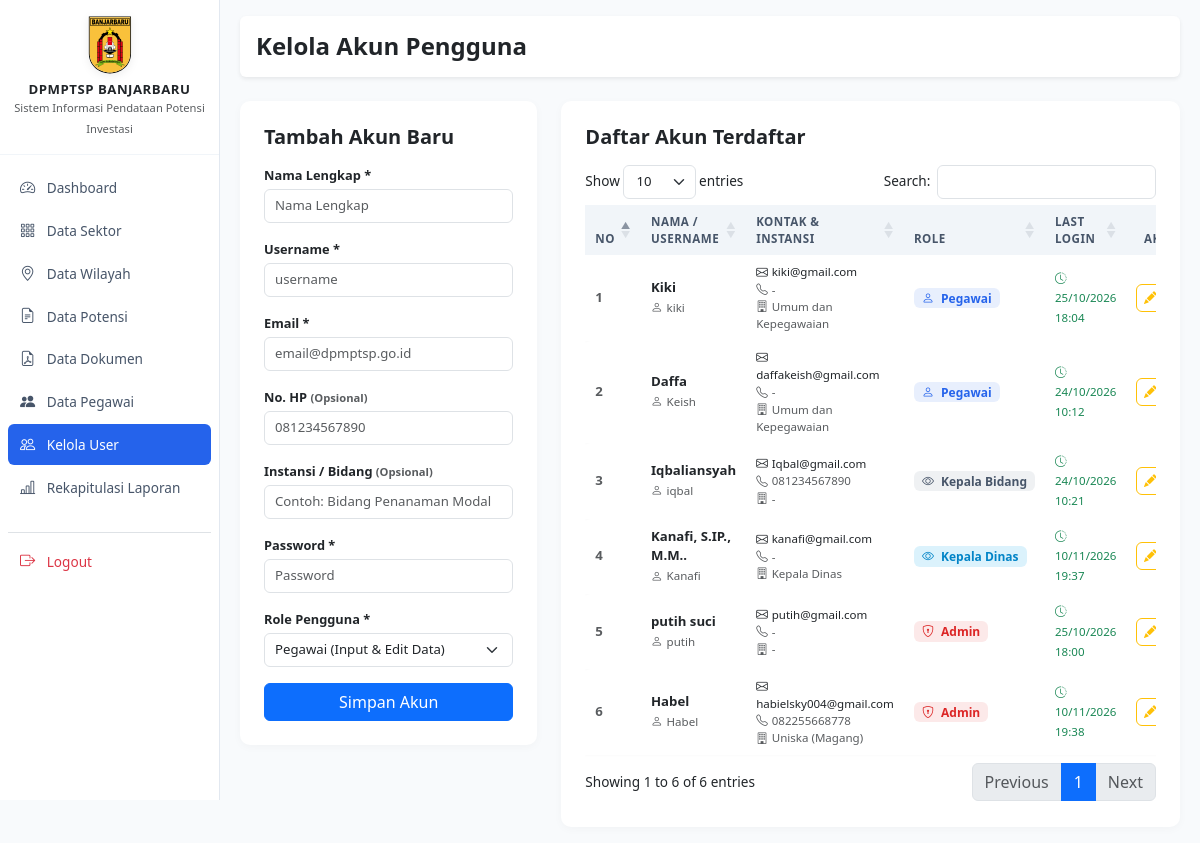
Before: /admin/users.php (signed in) with the older database file.
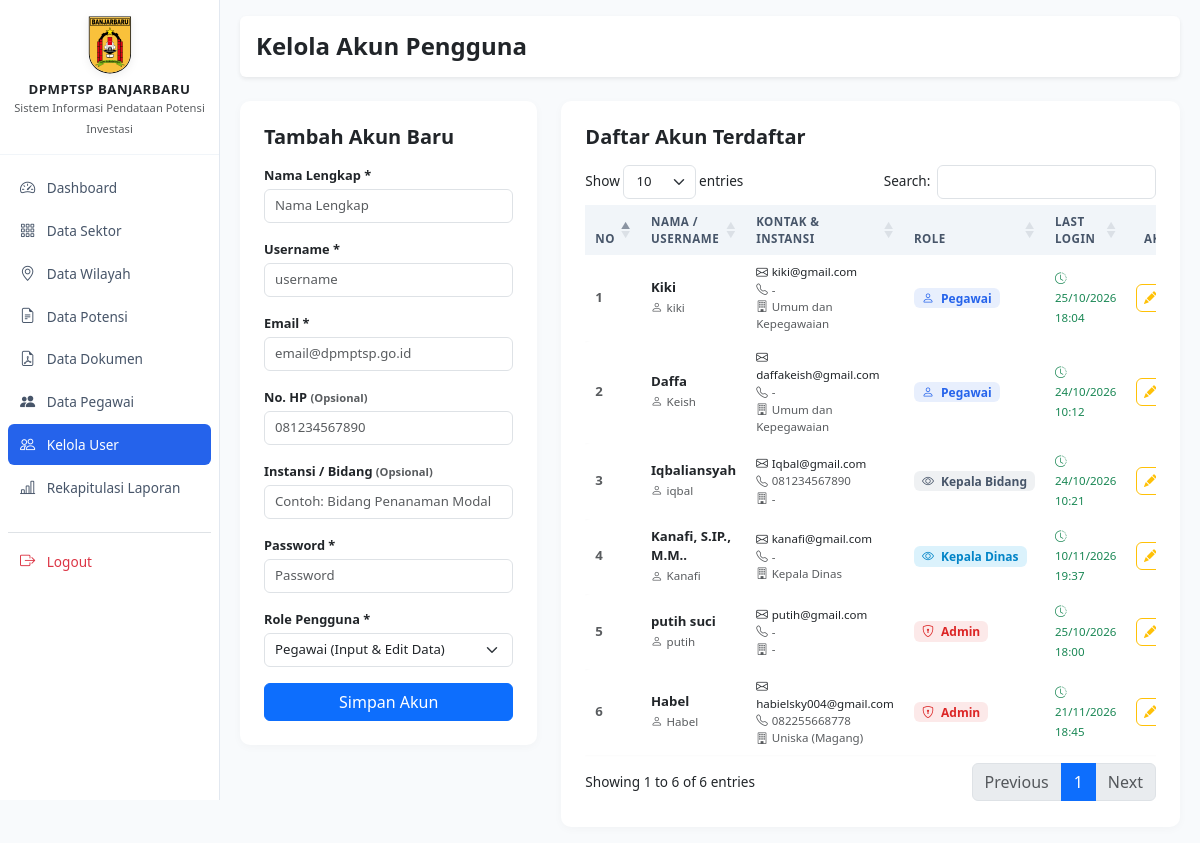
After: the same page with the newer database file.
### tables this page shows
CREATE TABLE `users` (
  `id_user` int unsigned NOT NULL AUTO_INCREMENT,
  `nama` varchar(100) NOT NULL,
  `username` varchar(50) DEFAULT NULL,
  `email` varchar(150) NOT NULL,
  `password` varchar(255) NOT NULL,
  `role` enum('admin','pegawai','kadis','kabid') NOT NULL DEFAULT 'pegawai',
  `no_hp` varchar(20) DEFAULT NULL,
  `instansi` varchar(150) DEFAULT NULL,
  `status` enum('pending','aktif','nonaktif') NOT NULL DEFAULT 'pending',
  `last_login` datetime DEFAULT NULL,
  `created_at` timestamp NULL DEFAULT CURRENT_TIMESTAMP,
  `updated_at` timestamp NULL DEFAULT CURRENT_TIMESTAMP ON UPDATE CURRENT_TIMESTAMP,
  `reset_otp` varchar(6) DEFAULT NULL,
  `otp_expiry` datetime DEFAULT NULL,
  PRIMARY KEY (`id_user`),
  UNIQUE KEY `email` (`email`),
  UNIQUE KEY `username` (`username`)
);

### admin/users.php (the view, shortened to what this page needs)
<?php
require_once '../config/database.php';
$users = $pdo->query("SELECT id_user, nama, username, email, role, no_hp, instansi, status, last_login, created_at FROM users ORDER BY id_user DESC")->fetchAll();
?>
<!DOCTYPE html>
<html lang="id">
<head>
</head>
<body>
<div class="wrapper">
    <?php require_once '../includes/sidebar.php'; ?>
    <div id="content">
        <div class="d-flex justify-content-between align-items-center mb-4 bg-white p-3 rounded shadow-sm">
            <h4 class="m-0 fw-bold">Kelola Akun Pengguna</h4>
        </div>
        <div class="row">
            <div class="col-md-4">
                <div class="card card-modern p-4">
                    <h5 class="fw-bold mb-3">Tambah Akun Baru</h5>
                    <form method="POST">
                        <div class="mb-3">
                            <label class="form-label">Nama Lengkap *</label>
                            <input type="text" name="nama" class="form-control" required placeholder="Nama Lengkap">
                        </div>
                        <div class="mb-3">
                            <label class="form-label">Username *</label>
                            <input type="text" name="username" class="form-control" required placeholder="username">
                        </div>
                        <div class="mb-3">
                            <label class="form-label">Email *</label>
                            <input type="email" name="email" class="form-control" required placeholder="email@dpmptsp.go.id">
                        </div>
                        <div class="mb-3">
                            <label class="form-label">No. HP <small class="text-muted">(Opsional)</small></label>
                            <input type="text" name="no_hp" class="form-control" placeholder="081234567890">
                        </div>
                        <div class="mb-3">
                            <label class="form-label">Instansi / Bidang <small class="text-muted">(Opsional)</small></label>
                            <input type="text" name="instansi" class="form-control" placeholder="Contoh: Bidang Penanaman Modal">
                        </div>
                        <div class="mb-3">
                            <label class="form-label">Password *</label>
                            <input type="password" name="password" class="form-control" required placeholder="Password">
                        </div>
                        <div class="mb-3">
                            <label class="form-label">Role Pengguna *</label>
                            <select name="role" class="form-select" required>
                                <option value="pegawai" selected>Pegawai (Input & Edit Data)</option>
                            </select>
                        </div>
                        <button type="submit" name="tambah_user" class="btn btn-primary w-100">Simpan Akun</button>
                    </form>
                </div>
            </div>
            <div class="col-md-8">
                <div class="card card-modern p-4">
                    <h5 class="fw-bold mb-3">Daftar Akun Terdaftar</h5>
                    <div class="table-responsive">
                        <table id="tableUsers" class="table table-modern align-middle w-100">
                            <thead>
                                <tr>
                                    <th width="5%">No</th>
                                    <th>Nama / Username</th>
                                    <th>Kontak & Instansi</th>
                                    <th>Role</th>
                                    <th>Last Login</th>
                                    <th class="text-center" width="12%">Aksi</th>
                                </tr>
                            </thead>
                            <tbody>
                                <?php $no = 1; foreach ($users as $u): ?>
                                <tr>
                                    <td class="fw-semibold text-muted"><?= $no++ ?></td>
                                    <td>
                                        <div class="fw-bold text-dark"><?= htmlspecialchars($u['nama']) ?></div>
                                        <small class="text-muted"><i class="bi bi-person me-1"></i><?= htmlspecialchars($u['username'] ?? '-') ?></small>
                                    </td>
                                    <td>
                                        <small class="d-block text-dark"><i class="bi bi-envelope me-1"></i><?= htmlspecialchars($u['email']) ?></small>
                                        <small class="d-block text-muted"><i class="bi bi-telephone me-1"></i><?= htmlspecialchars($u['no_hp'] ?? '-') ?></small>
                                        <small class="d-block text-muted"><i class="bi bi-building me-1"></i><?= htmlspecialchars($u['instansi'] ?? '-') ?></small>
                                    </td>
                                    <td>
                                        <?php if ($u['role'] === 'admin'): ?>
                                            <span class="badge badge-soft-danger px-2 py-1"><i class="bi bi-shield-lock me-1"></i> Admin</span>
                                        <?php elseif ($u['role'] === 'pegawai'): ?>
                                            <span class="badge badge-soft-primary px-2 py-1"><i class="bi bi-person me-1"></i> Pegawai</span>
                                        <?php elseif ($u['role'] === 'kadis'): ?>
                                            <span class="badge badge-soft-info px-2 py-1"><i class="bi bi-eye me-1"></i> Kepala Dinas</span>
                                        <?php elseif ($u['role'] === 'kabid'): ?>
                                            <span class="badge badge-soft-secondary px-2 py-1"><i class="bi bi-eye me-1"></i> Kepala Bidang</span>
                                        <?php else: ?>
                                            <span class="badge badge-soft-secondary px-2 py-1"><?= strtoupper($u['role']) ?></span>
                                        <?php endif; ?>
                                    </td>
                                    <td>
                                        <?php if (!empty($u['last_login'])): ?>
                                            <small class="text-success fw-medium"><i class="bi bi-clock-history me-1"></i><?= date('d/m/Y H:i', strtotime($u['last_login'])) ?></small>
                                        <?php else: ?>
                                            <small class="text-muted">Belum pernah</small>
                                        <?php endif; ?>
                                    </td>
                                    <td class="text-center">
                                        <div class="d-flex gap-1 justify-content-center">
                                            <button class="btn btn-sm btn-outline-warning btn-action btn-edit-user"
                                                    data-id="<?= $u['id_user'] ?>"
                                                    data-nama="<?= htmlspecialchars($u['nama']) ?>"
                                                    data-username="<?= htmlspecialchars($u['username'] ?? '') ?>"
                                                    data-email="<?= htmlspecialchars($u['email']) ?>"
                                                    data-nohp="<?= htmlspecialchars($u['no_hp'] ?? '') ?>"
                                                    data-instansi="<?= htmlspecialchars($u['instansi'] ?? '') ?>"
                                                    data-role="<?= htmlspecialchars($u['role']) ?>"
                                                    data-bs-toggle="modal" data-bs-target="#modalEditUser" title="Edit">
                                                <i class="bi bi-pencil-fill"></i>
                                            </button>
                                        </div>
                                    </td>
                                </tr>
                                <?php endforeach; ?>
                            </tbody>
                        </table>
                    </div>
                </div>
            </div>
        </div>
    </div>
</div>
</body>
</html>

### includes/sidebar.php (shortened to what this page needs)
<?php
$current_page     = basename($_SERVER['PHP_SELF']);
$user_role        = $_SESSION['role'] ?? '';
$can_manage_users = ($user_role === 'admin');
?>
<link href="https://cdn.jsdelivr.net/npm/bootstrap@5.3.0/dist/css/bootstrap.min.css" rel="stylesheet">
<link href="https://cdn.jsdelivr.net/npm/bootstrap-icons@1.10.5/font/bootstrap-icons.css" rel="stylesheet">
<link rel="stylesheet" href="https://cdn.datatables.net/1.13.6/css/dataTables.bootstrap5.min.css">
<nav id="sidebar">
    <div class="sidebar-header text-center">
        <img src="../assets/img/Lambang_Kota_Banjarbaru.svg"
             alt="Logo Kota Banjarbaru"
             class="sidebar-logo mb-2"
             onerror="this.onerror=null; this.src='https://upload.wikimedia.org/wikipedia/commons/f/f6/Lambang_Kota_Banjarbaru.svg';">
        <h6 class="m-0 fw-bold text-dark" style="font-size: 0.825rem; letter-spacing: 0.5px;">DPMPTSP BANJARBARU</h6>
        <small class="text-muted" style="font-size: 0.7rem;">Sistem Informasi Pendataan Potensi Investasi</small>
    </div>
    <ul class="list-unstyled components">
        <li class="<?= $current_page === 'dashboard.php' ? 'active' : '' ?>">
            <a href="dashboard.php"><i class="bi bi-speedometer2"></i> Dashboard</a>
        </li>
        <li class="<?= $current_page === 'sektor.php' ? 'active' : '' ?>">
            <a href="sektor.php"><i class="bi bi-grid-3x3-gap"></i> Data Sektor</a>
        </li>
        <li class="<?= $current_page === 'wilayah.php' ? 'active' : '' ?>">
            <a href="wilayah.php"><i class="bi bi-geo-alt"></i> Data Wilayah</a>
        </li>
        <li class="<?= in_array($current_page, ['potensi.php', 'potensi_edit.php']) ? 'active' : '' ?>">
            <a href="potensi.php"><i class="bi bi-file-earmark-text"></i> Data Potensi</a>
        </li>
        <li class="<?= in_array($current_page, ['dokumen.php', 'dokumen_tambah.php', 'dokumen_edit.php']) ? 'active' : '' ?>">
    <a href="dokumen.php"><i class="bi bi-file-earmark-pdf"></i> Data Dokumen</a>
</li>
<li class="<?= in_array($current_page, ['pegawai.php', 'pegawai_tambah.php', 'pegawai_edit.php']) ? 'active' : '' ?>">
    <a href="pegawai.php"><i class="bi bi-people-fill"></i> Data Pegawai</a>
</li>
        <?php if ($can_manage_users): ?>
        <li class="<?= $current_page === 'users.php' ? 'active' : '' ?>">
            <a href="users.php"><i class="bi bi-people"></i> Kelola User</a>
        </li>
        <?php endif; ?>
        <li class="<?= $current_page === 'laporan.php' ? 'active' : '' ?>">
            <a href="laporan.php"><i class="bi bi-bar-chart-line"></i> Rekapitulasi Laporan </a>
        </li>
        <li class="mt-4 border-top border-slate-200 pt-2">
            <a href="../auth/logout.php" class="text-danger"><i class="bi bi-box-arrow-right"></i> Logout</a>
        </li>
    </ul>
</nav>

### includes/sidebar.php (style rules this page uses)
body { min-height: 100vh; background-color: #f8fafc; font-size: 0.85rem; }
.wrapper { display: flex; width: 100%; align-items: flex-start; }
#sidebar { min-width: 220px; max-width: 220px; background: #ffffff; color: #334155; height: 100vh; position: sticky; top: 0; overflow-y: auto; z-index: 100; border-right: 1px solid #e2e8f0; }
#sidebar .sidebar-header { padding: 16px 12px; background: #ffffff; border-bottom: 1px solid #f1f5f9; }
#sidebar .sidebar-logo { width: 46px; height: auto; object-fit: contain; filter: drop-shadow(0 2px 4px rgba(0,0,0,0.08)); }
#sidebar ul.components { padding: 12px 8px; }
#sidebar ul li { margin-bottom: 2px; }
#sidebar ul li a { padding: 9px 12px; font-size: 0.85rem; display: block; color: #475569; text-decoration: none; transition: all 0.2s ease-in-out; font-weight: 500; border-radius: 6px; }
#sidebar ul li a:hover, #sidebar ul li.active > a { color: #ffffff !important; background-color: #2563eb; }
#sidebar ul li a i { margin-right: 8px; font-size: 0.95rem; }
#content { width: 100%; padding: 16px 20px; min-height: 100vh; }
.card-modern { border: none; border-radius: 10px; box-shadow: 0 2px 10px rgba(0,0,0,0.03); background: #ffffff; }
.table-modern { border-collapse: separate; border-spacing: 0 3px; margin-top: -3px; font-size: 0.825rem; }
.table-modern thead th { background-color: #f1f5f9 !important; color: #475569; font-size: 0.725rem; font-weight: 700; text-transform: uppercase; letter-spacing: 0.5px; border: none; padding: 8px 10px; }
.table-modern tbody tr { background-color: #ffffff; box-shadow: 0 1px 2px rgba(0,0,0,0.02); transition: all 0.15s ease-in-out; }
.table-modern tbody td { border: none; padding: 8px 10px; color: #334155; }
.table-modern tbody tr td:first-child { border-top-left-radius: 6px; border-bottom-left-radius: 6px; }
.table-modern tbody tr td:last-child { border-top-right-radius: 6px; border-bottom-right-radius: 6px; }
.form-control, .form-select { padding: 6px 10px; font-size: 0.825rem; border-radius: 6px; }
.form-label { font-size: 0.8rem; margin-bottom: 4px; font-weight: 600; }
.btn-sm { padding: 4px 10px; font-size: 0.8rem; }
.badge-soft-primary { background-color: rgba(37, 99, 235, 0.1); color: #2563eb; font-weight: 600; font-size: 0.75rem; }
.badge-soft-danger { background-color: rgba(220, 38, 38, 0.1); color: #dc2626; font-weight: 600; font-size: 0.75rem; }
.badge-soft-secondary { background-color: rgba(100, 116, 139, 0.1); color: #475569; font-weight: 600; font-size: 0.75rem; }
.badge-soft-info { background-color: rgba(14, 165, 233, 0.15); color: #0284c7; font-weight: 600; font-size: 0.75rem; }
.btn-action { width: 28px; height: 28px; padding: 0; display: inline-flex; align-items: center; justify-content: center; border-radius: 6px; font-size: 0.8rem; }

Changed rows visible on the page:
changed users "Habel": last_login "10/11/2026 19:38" → "21/11/2026 18:45"
